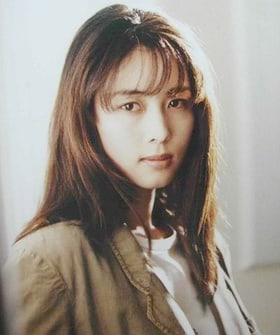
#> input picture PCA_FACE_IMAGE_ANALYSIS/izumi.jpg, 280 x 335 px
$ jupyter execute ANALISIS_PCA_IMAGENES_PYTHON.ipynb
#> lines starting #> are read from the running program, lines starting #| are printed output that depends on the picture
[cell 1]
#----------------------BRAINTELS LABS -----------------------
#---------------IMAGE PROCESSING, ARTIFICIAL INTELLIGENCE AND EMBEDDED SYSTEMS ---------------
#USO DE PCA PARA LA REDUCCIÓN DE DIMENSIONES DE IMAGENES Y HAARCASCADE PARA LA DETECCIÓN
#DE ROSTROS SOBRE IMAGENES EN ESCALA DE GRISES
import numpy as np
import cv2
from matplotlib import pyplot as plt
from sklearn.decomposition import PCA
#leer una imagen
img=plt.imread("izumi.jpg")
#> img is the input picture: shape (335, 280, 3); mean R, G, B 155.9, 147.6, 138.6
plt.imshow(img)

[cell 2]
#Objeto CascadeClassifier para encontrar rostros
faces=cv2.CascadeClassifier("haarcascade_frontalface_default.xml")
#Cambiar a escala de GRISES
img_gray=cv2.cvtColor(img,cv2.COLOR_BGR2GRAY)
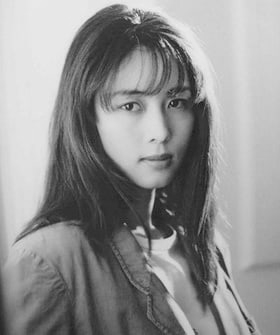
#> img_gray: shape (335, 280); min 18, max 240, mean 145.8
#DETECTAR ROSTROS MEDIANTE EL MÉTODO detectMultiScale
rostro=faces.detectMultiScale(img_gray,1.3,5)
#> rostro = [[90, 60, 122, 122]]
#bucle for para acceder a cada parametro del rectangulo que encierra al rostros
for x,y,w,h in rostro:
    img2=img[y:y+h,x:x+w,:]
    img2=cv2.cvtColor(img2,cv2.COLOR_RGB2BGR)
    #guardar la imagen
    cv2.imwrite("crop.jpg",img2)
#> this loop made 1 pass
#> pass 1, `img2=img[y:y+h,x:x+w,:]`:
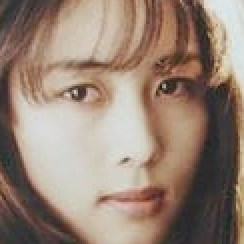
#> img2: shape (122, 122, 3) (shown 2 times larger); mean R, G, B 150.8, 130.7, 116.9
#si se encontro entonces
if img2 is not None:
    #determinar filas y columnas
    Nf=img2.shape[0]
#> Nf = 122
    Nc=img2.shape[1]
#> Nc = 122
    #convertir a escala de grises
    img2_gray=cv2.cvtColor(img2,cv2.COLOR_BGR2GRAY)
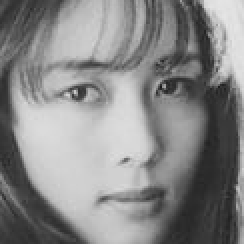
#> img2_gray: shape (122, 122) (shown 2 times larger); min 25, max 229, mean 135.2
    #realizar un cambio de dimension a una imagen de 80x80
    img2_gray=cv2.resize(img2_gray,(80,80),interpolation=cv2.INTER_CUBIC)
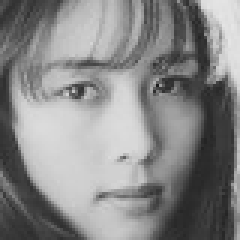
#> img2_gray: shape (80, 80) (shown 3 times larger); min 30, max 229, mean 135.2
    print("DETECCIÓN DE ROSTRO")
    #mostrar la imagen
    plt.imshow(img2_gray,cmap=plt.cm.gray)
    plt.title("IMAGEN ORIGINAL DE ROSTRO EN ESCALA GRISES")
    plt.axis("off")
    #crear objeto PCA
    niveles=range(2,80,10)
    #crear lista con los componentes PCA de distintos niveles
    pca_objects=[PCA(n_components=comp) for comp in niveles]
    #titulos de los componentes
    pca_titles=["{} N° DE: ".format(titulo)+"PCA" for titulo in niveles]
    #reducir dimensiones de cada objeto PCA
    pca_vals=[pca.fit_transform(img2_gray) for pca in pca_objects]
#> pca_vals = 8 point arrays, longest 80 points
else:
    print("No existe rostro para realizar la reducción de dimensiones PCA")

                   ======================= BRAINTELS LABS ===================================
EL ANALISIS MEDIANTE COMPONENTES PRINCIPALES PCA SE ENFOCA EN REDUCIR LAS DIMENSIONES DE UN VECTOR MEDIANTE LA PROYECCIÓN DEL VECTOR SOBRE UNOS VECTORES DENOMINADOS AUTOVECTORES (EIGENVECTORS) CON EL FIN DE QUE LOS VALORES PROYECTADOS POSEAN  LA MAYOR INFORMACIÓN POSIBLE, EN ESTE CASO ES USADO  IMAGENES DEL ROSTRO QUE SE PROYECTARAN SOBRE LOS AUTOVECTORES QUE SE CALCULAN A PARTIR DE LA MATRIZ DE CORRELACIÓN DE LA IMAGEN DE ENTRADA.
CUANDO SE APLICA EL ANALISIS PCA SOBRE ROSTROS , ESTE ALGORITMO ES CONOCIDO COMO EIGEN-FACES.
EL OBJETO DEL PCA ES DE ELIMINAR COMPONENTES QUE SON REDUNDANTES Y QUE NO APORTAN INFORMACIÓN EN LO ABSOLUTO , POR LO TANTO ESTA TECNICA PERMITE REDUCIR LAS DIMENSIONES DE TAL MANERA QUE SOLO AQUELLOS COMPONENTES QUE POSEAN ALTO VALOR DE VARIANZA O INFORMACIÓN PUEDAN SER UTILIZADOS COMO COMPONENTES PRINCIPALES .

[cell 3]
#realizar la transformación inversa de PCA para recuperar las imagenes
#parametros par adefinir el subplot
n_cols=3
n_rows=4
L=range(len(pca_objects))
plt.figure(figsize=(2.2 * n_cols, 2.2 * n_rows))
plt.subplots_adjust(bottom=0, left=.01, right=.99, top=.90, hspace=.20)
for pca,X,titulo,i in zip(pca_objects,pca_vals,pca_titles,L):
    #en cada cuadro graficar la imagen con los componentes PCA utilizados
    plt.subplot(n_rows,n_cols,i+1)
    #recuperar imagen
    img2_rec=pca.inverse_transform(X)
    #mostrar cada imagen con sus respectivo PCA
    plt.imshow(img2_rec,cmap=plt.cm.gray)
    plt.title(titulo)
    plt.axis("off")
    plt.xticks(())
    plt.yticks(())
#> this loop made 8 passes
#> titulo on passes 1 to 8: '2 N° DE: PCA', '12 N° DE: PCA', '22 N° DE: PCA', '32 N° DE: PCA', '42 N° DE: PCA', '52 N° DE: PCA', '62 N° DE: PCA', '72 N° DE: PCA'
#> pass 1, `img2_rec=pca.inverse_transform(X)`:
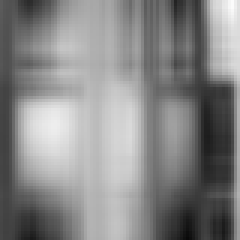
#> img2_rec: shape (80, 80) float64 (shown 3 times larger); min 10.35, max 251.8, mean 135.2
#> pass 2, `img2_rec=pca.inverse_transform(X)`:
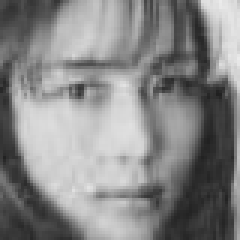
#> img2_rec: shape (80, 80) float64 (shown 3 times larger); min 32.96, max 235.4, mean 135.2
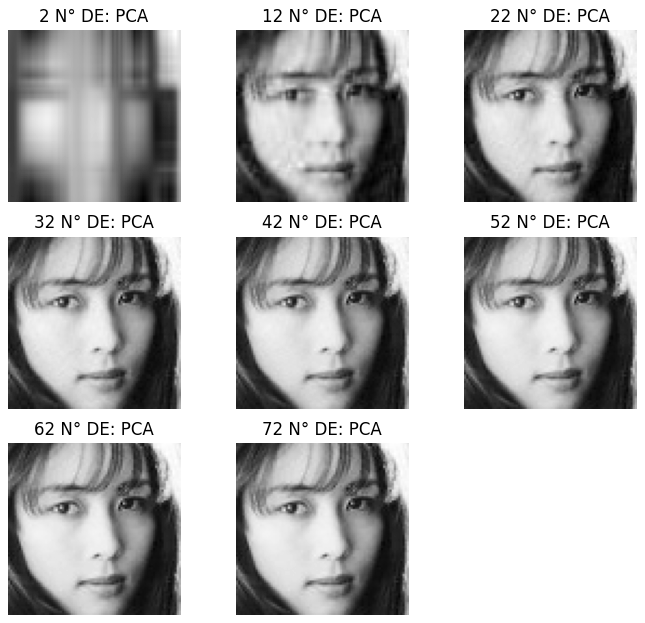
#> figure drawn by matplotlib, 8 panels
